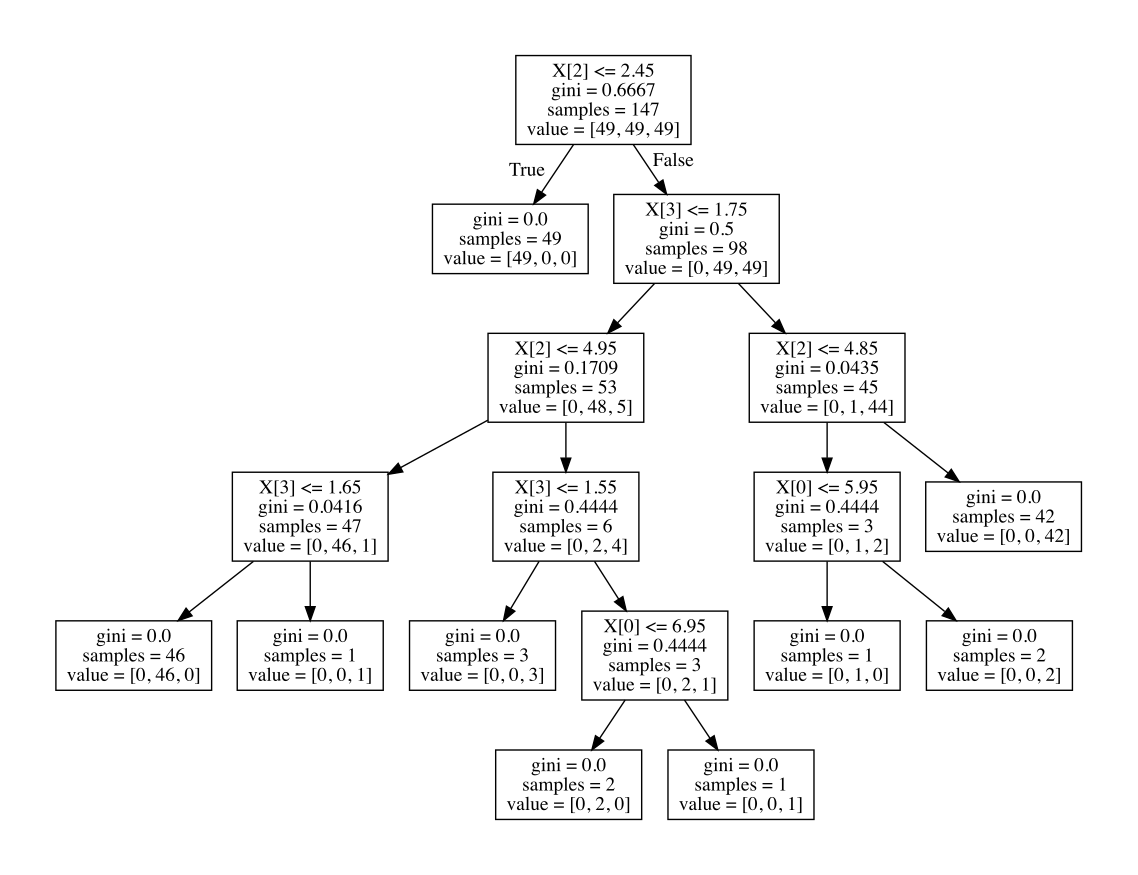

Python code for this plot:
#!/usr/bin/env python3

import numpy as np
from sklearn import tree
from sklearn.datasets import load_iris

iris = load_iris()
print(iris.feature_names)
print(iris.target_names)
print(iris.data[0])
print(iris.target[0])

test_idx = [0, 50, 100]

train_target = np.delete(iris.target, test_idx)
train_data = np.delete(iris.data, test_idx, axis=0)

test_target = iris.target[test_idx]
test_data = iris.data[test_idx]

print(test_target)
print(test_data)

clf = tree.DecisionTreeClassifier()
clf.fit(train_data, train_target)

print(clf.predict(test_data))

import pydotplus

dot_data = tree.export_graphviz(clf, out_file=None)
graph = pydotplus.graph_from_dot_data(dot_data)
graph.write_pdf("iris.pdf")
